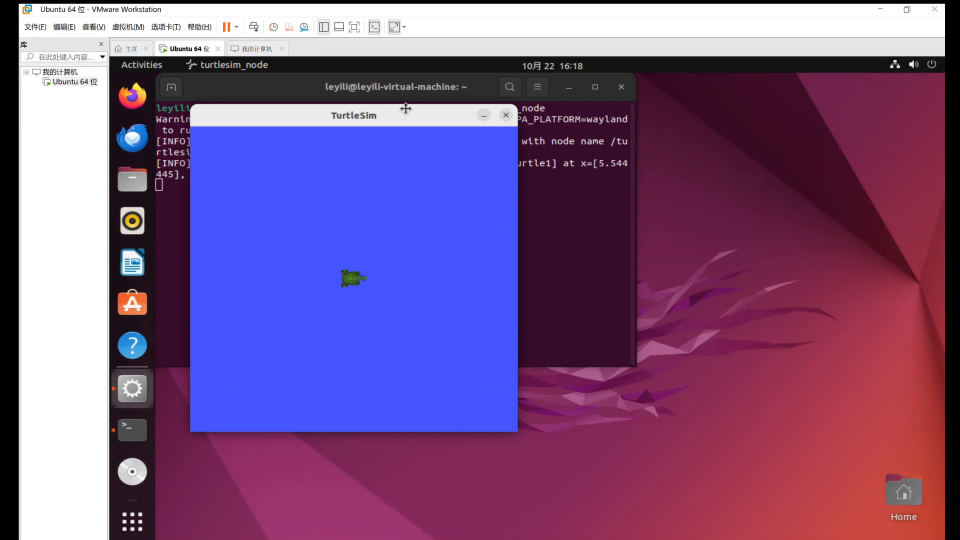
#> input picture frame 91 of Week1/lijian/自证视频.mp4, 1920 x 1080 px, given in place of the camera (shown at 1/2 size)
$ python collect_video.py
#> lines starting #> are read from the running program, lines starting #| are printed output that depends on the picture; after the words box and inside, x2 and y2 are one past the last pixel; in counts of white or black regions, pixels touching at a corner belong together
#打开摄像头预览，按r开始或停止录像，按s保存当前帧，按q或Esc退出
#--device选摄像头编号，--duration 60表示打开后自动录60秒
#视频和截图默认存在videos/raw，文件名带时间，后面可以拿去标注

#兼容开关：让下面函数签名里写的类型注解只当文字看，旧版本 Python 也不报错
from __future__ import annotations

import argparse#解析命令行参数（--duration 60 这种）
import os#判断当前是不是 Windows
import time#取时间、计时
from pathlib import Path#更省心的路径对象，能自动拼目录

import cv2#计算机视觉库：打开摄像头、读写视频、显示窗口

#__file__ 是当前这个脚本的路径，resolve() 变成绝对路径，parents[2] 往上数两级
#从 src/soccer_vision/collect_video.py 往上两级正好是项目根目录
PROJECT_ROOT = Path(__file__).resolve().parents[2]


def stamp() -> str:#生成形如 20261110_204512 的时间串，用作文件名
    return time.strftime("%Y%m%d_%H%M%S")#年-月-日_时-分-秒


def main(argv=None) -> int:#主函数：整个脚本的流程都在这里面
    ap = argparse.ArgumentParser(description="摄像头录视频 / 截图")#创建命令行参数解析器
    #默认 -1：自动从 0 试到 5，哪个能出帧就用哪个；想固定就写 --device 0
    ap.add_argument("--device",type=int,default=-1,help="摄像头编号；-1 表示自动探测，默认自动")
    #后端：auto 先 DSHOW 再 MSMF 再 ANY，某个后端起不来时会自动换下一个
    ap.add_argument("--backend",choices=("auto","dshow","msmf","any"),default="auto",help="摄像头后端，默认 auto")
    ap.add_argument("--width",type=int,default=1280)#期望的视频宽度
    ap.add_argument("--height",type=int,default=720)#期望的视频高度
    ap.add_argument("--fps",type=int,default=30)#期望的帧率：1 秒录多少张图
    ap.add_argument("--duration",type=float,default=0.0,help="自动录多少秒，0 表示手动按 r 控制")
    ap.add_argument("--out-dir",default=str(PROJECT_ROOT / "videos/raw"))#文件存到哪，默认项目根的 videos/raw
    args = ap.parse_args(argv)#真正去读命令行；没传就全用默认值

    out_dir = Path(args.out_dir)#把字符串路径变成 Path 对象
    out_dir.mkdir(parents=True,exist_ok=True)#创建目录；父目录一起建；已存在也不报错

    #先在候选设备上试打开并读几帧，能出帧才算真可用
    def try_open(device, backend):#试开一个「编号+后端」组合
#> called with device = 0, backend = 700
        cap = cv2.VideoCapture(device, backend)#按编号和后端打开
        if not cap.isOpened():#打不开就直接放弃
            cap.release()#立刻释放，避免占住后面的尝试
            return None#None 表示这个组合不行
        for _ in range(3):#连读 3 帧，USB 相机头几帧常是空的
            cap.read()#读掉
#> this loop made 3 passes
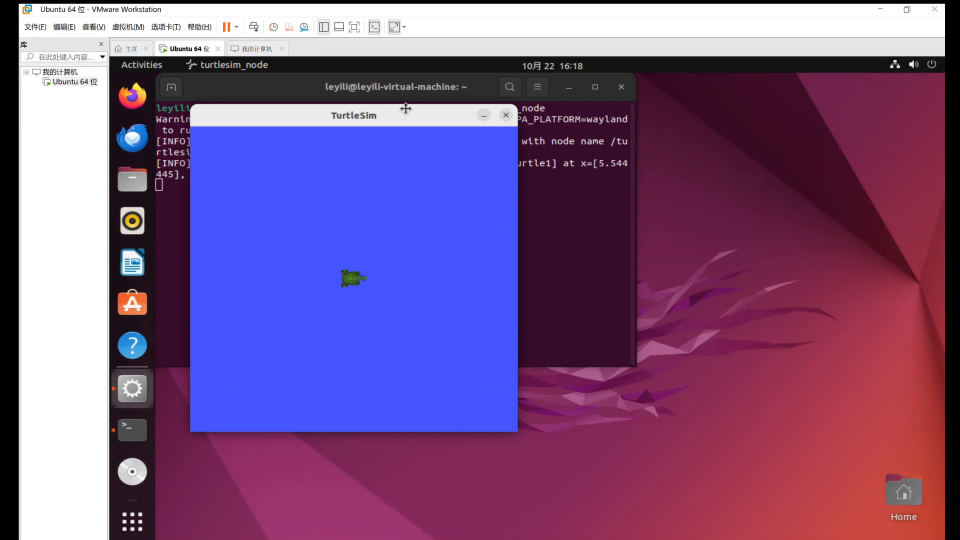
#> input picture frame 91 of Week1/lijian/自证视频.mp4, 1920 x 1080 px, given in place of the camera (shown at 1/2 size)
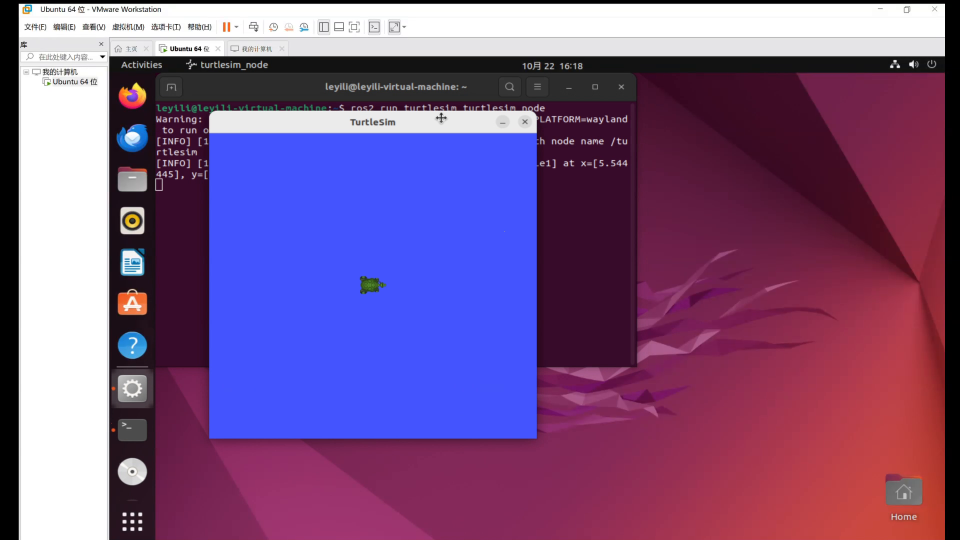
#> input picture frame 92 of Week1/lijian/自证视频.mp4, 1920 x 1080 px, given in place of the camera (shown at 1/2 size)
        ok, frame = cap.read()#再读一帧做判定
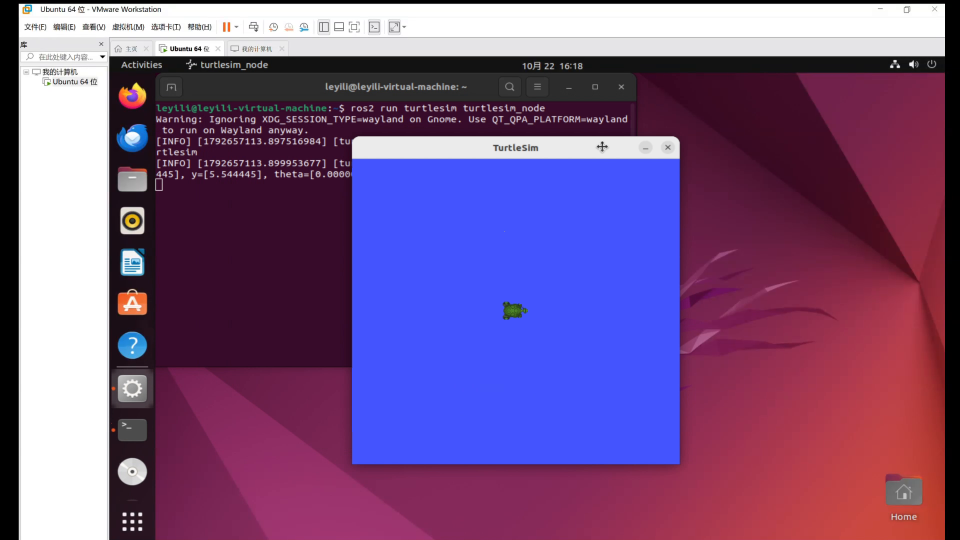
#> input picture frame 94 of Week1/lijian/自证视频.mp4, 1920 x 1080 px, given in place of the camera (shown at 1/2 size)
#> frame is the input picture: shape (1080, 1920, 3); mean B, G, R 132.6, 84.8, 119.6
        if not ok or frame is None:#读不到图
            cap.release()#释放
            return None#这个组合也不行
        return cap#能出帧，返回已打开的句柄

    backend_map = {#后端名字到 OpenCV 常量的映射
        "dshow": (cv2.CAP_DSHOW, "DSHOW"),#Windows 老接口，打开快
        "msmf": (cv2.CAP_MSMF, "MSMF"),#Windows 新接口，兼容性好
        "any": (cv2.CAP_ANY, "ANY"),#让 OpenCV 自己挑
    }
    if args.backend == "auto":#auto 就按顺序都试一遍
        backends = [backend_map["dshow"], backend_map["msmf"], backend_map["any"]]#三种后端依次试
    else:#指定了后端就只用它
        backends = [backend_map[args.backend]]#只保留一个候选

    devices = [args.device] if args.device >= 0 else list(range(0, 6))#没指定编号就试 0-5
    cap = None#最终句柄先置空
    used_device = args.device#记录最后用了哪个编号
    used_backend = ""#记录最后用了哪个后端
    for device in devices:#外层循环：逐个编号
        for backend, backend_name in backends:#内层循环：逐个后端
            print(f"[probe] 试 设备 {device} / {backend_name} …")#告诉用户正在试哪个
            cap = try_open(device, backend)#真正去开
            if cap is not None:#开出帧了
                used_device = device#记下编号
                used_backend = backend_name#记下后端
                break#跳出内层循环
        if cap is not None:#已经成功就不试后面的编号
            break#跳出外层循环

    if cap is None:#所有组合都没成
        print("[error] 所有设备/后端都打不开摄像头")#明确报错
        print("        检查：USB 线是否插紧、相机是否被 OBS/微信/钉钉占用、设备管理器有无黄色感叹号")#给排查方向
        return 2#返回非 0 表示失败
    print(f"[cam] 使用 设备 {used_device} / {used_backend}")#告诉用户实际用的是哪个

    cap.set(cv2.CAP_PROP_FRAME_WIDTH,args.width)#请求摄像头改成这个宽度
    cap.set(cv2.CAP_PROP_FRAME_HEIGHT,args.height)#请求改成这个高度
    cap.set(cv2.CAP_PROP_FPS,args.fps)#请求这个帧率
    #cap.get 取摄像头实际给的分辨率；`or args.width` 是兜底：万一是 0 就用我们期望的值
    real_w = int(cap.get(cv2.CAP_PROP_FRAME_WIDTH) or args.width)
    real_h = int(cap.get(cv2.CAP_PROP_FRAME_HEIGHT) or args.height)
    print(f"[cam] 摄像头 {used_device}（{used_backend}）  {real_w}x{real_h}")#打印实际生效的编号与后端
    if (real_w,real_h) != (args.width,args.height):#元组比较：实际和期望不一样
        print(f"[warn] 实际分辨率 {real_w}x{real_h} 与期望 {args.width}x{args.height} 不同，标定要用实际分辨率")

    #预热：很多 USB 相机刚打开时前十几帧是灰的或全黑的，
    #这里先空读一批丢掉，避免录出来的第一秒是灰屏
    for _ in range(15):#空读 15 帧，不处理
        cap.read()#读掉就扔
#> this loop made 15 passes
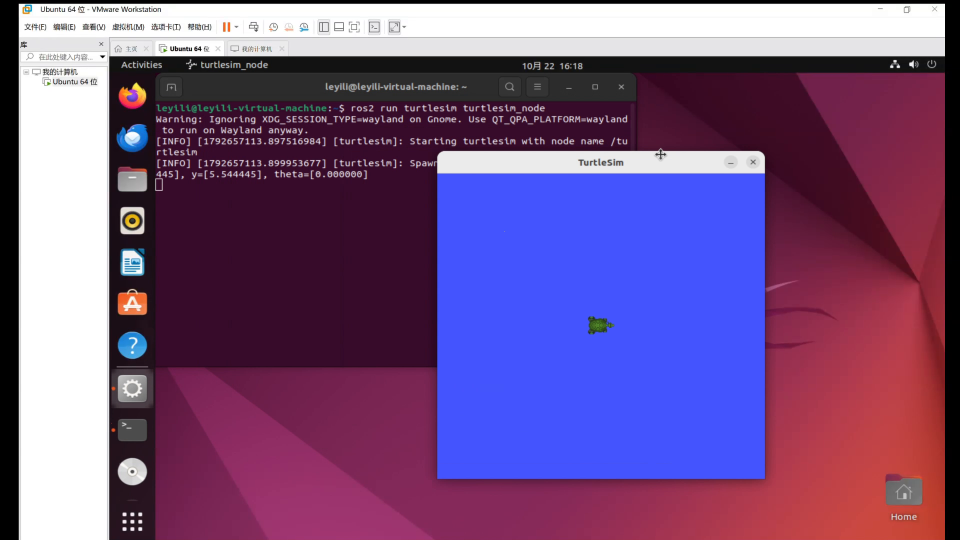
#> input picture frame 96 of Week1/lijian/自证视频.mp4, 1920 x 1080 px, given in place of the camera (shown at 1/2 size)
    ok_probe,probe = cap.read()#再读一帧当样本
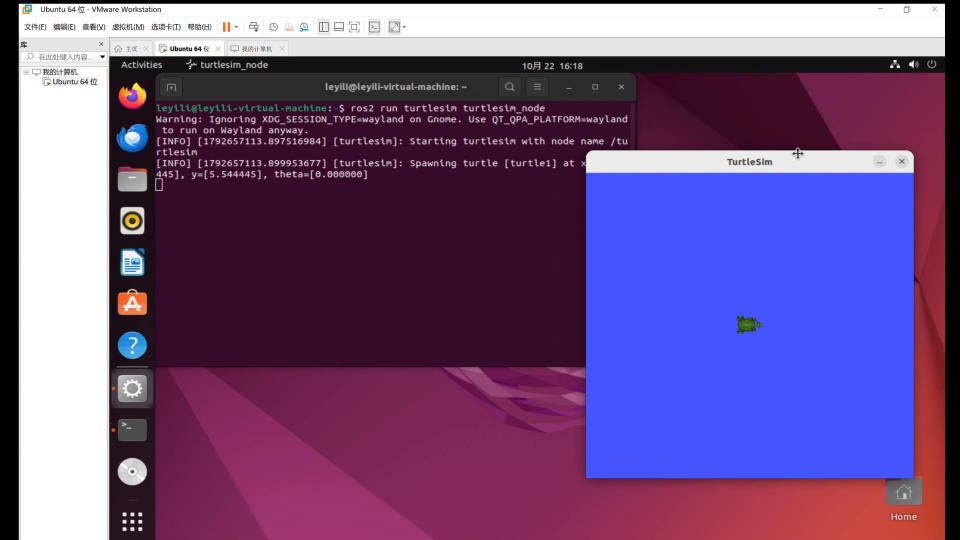
#> input picture frame 110 of Week1/lijian/自证视频.mp4, 1920 x 1080 px, given in place of the camera (shown at 1/2 size)
#> probe is the input picture: shape (1080, 1920, 3); mean B, G, R 130.8, 81.8, 111
    if ok_probe and probe is not None and float(probe.std()) < 3.0:#标准差极小 = 几乎纯色
        print("[warn] 抓到的是纯灰/纯黑画面：先确认镜头盖摘了、相机没被 OBS 虚拟摄像头占用")

    win = f"collect_video  设备{used_device}/{used_backend}  [r]录制 [s]截图 [q]退出"#窗口标题带上实际设备
    fps_nominal = float(cap.get(cv2.CAP_PROP_FPS) or args.fps)#摄像头报的帧率，取不到就用参数
    writer = None#录像对象：None 表示当前没在录
    rec_start = 0.0#这次录制开始的时间点
    frames = 0#这次一共录了多少帧
    shot_count = 0#截图计数，避免同一秒多次截图重名
    auto = args.duration > 0#是否一打开就自动录
    gray_streak = 0#连续多少帧几乎是纯色（判断相机是不是没出图）
    if auto:#自动模式下先提示一句
        print(f"[rec] 自动录制 {args.duration:.0f} 秒 …")

    #打开即开始录（--duration 模式）
    # [20 lines left out: functions start_rec, stop_rec, not called in this run]

    if auto:#自动模式：一进来就开录
        start_rec()

    try:#try 包住主循环，保证最后一定能收尾
        while True:#无限循环，直到按键退出或读帧失败
            ok,frame = cap.read()#读一帧：ok 是成功没，frame 是这一帧图像
            if not ok:#读不到
                print("[warn] 读帧失败，可能是摄像头被别的程序抢了")
                break#跳出循环

            #灰帧检测：连续半秒都是几乎没变化的纯色，说明相机没真正出图
            if float(frame.std()) < 2.0:#标准差极小 = 画面几乎是纯色
                gray_streak += 1#累计
                if gray_streak == 30:#攒够 30 帧（约 1 秒）提醒一次
                    print("[warn] 画面几乎是纯色：检查镜头盖、USB 供电，或换 --device 1 再试")
            else:#正常画面
                gray_streak = 0#清零

            if writer is not None:#正在录制
                writer.write(frame)#把这一帧写进视频文件
                frames += 1#帧数加一
                if auto and time.perf_counter() - rec_start >= args.duration:#自动模式且到了时长
                    print("[rec] 到时间了，自动停止")
                    stop_rec()#停止录制
                    break#退出循环

            view = frame.copy()#复制一份再画字，避免污染要保存的原图
            h = view.shape[0]#shape 是 (高, 宽, 通道数)，[0] 取高度
#> h = 1080
            if writer is not None:#录制中：左上角画红点 + 时长
                cv2.circle(view,(24,24),9,(0,0,255),-1)#圆心(24,24)、半径9、红色、-1表示实心填充
                #putText(图, 文字, 左下角坐标, 字体, 字号, 颜色 BGR, 线宽)
                cv2.putText(view,f"REC {time.perf_counter() - rec_start:5.1f}s",(42,32),
                            cv2.FONT_HERSHEY_SIMPLEX,0.7,(0,0,255),2)
            else:#没在录：显示绿字提示按 r
                cv2.putText(view,"IDLE  press r",(16,32),
                            cv2.FONT_HERSHEY_SIMPLEX,0.7,(0,220,0),2)
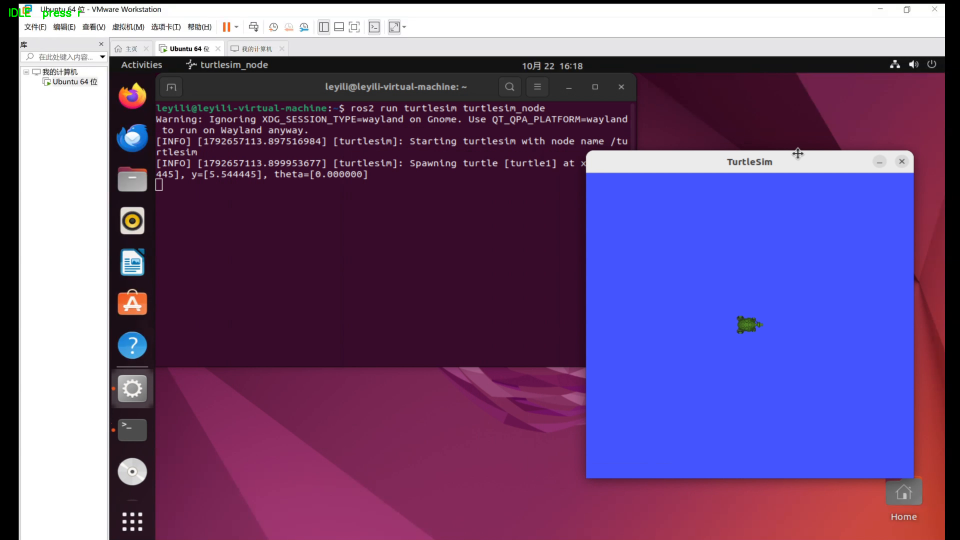
#> view: shape (1080, 1920, 3) (shown at 1/2 size); 0.04% of pixels changed, all inside (x1, y1, x2, y2) = (18, 16, 164, 39)
            #左下角显示分辨率，h-14 让它贴近底边；颜色 (200,200,200) 是浅灰
            cv2.putText(view,f"{real_w}x{real_h}",(16,h - 14),
                        cv2.FONT_HERSHEY_SIMPLEX,0.6,(200,200,200),1)
#> view: shape (1080, 1920, 3); 0.01% of pixels changed, all inside (x1, y1, x2, y2) = (20, 1053, 121, 1067)

            cv2.imshow(win,view)#把画好的画面显示在窗口里
            key = cv2.waitKey(1) & 0xFF#等 1 毫秒看有没有按键；&0xFF 只保留低 8 位
#> (key q is pressed here)
            if key in (27,ord("q")):#27 是 ESC 的键码；ord("q") 把字符 q 变成键码
                break#退出
            if key == ord("r"):#按了 r
                if writer is None:#没在录就开录
                    start_rec()
                else:#正在录就停
                    stop_rec()
            elif key == ord("s"):#按了 s：截图
                shot_count += 1#计数加一
                p = out_dir / f"shot_{stamp()}_{shot_count:02d}.png"#:02d 表示补成两位数字，如 01
                cv2.imwrite(str(p),frame)#把这一帧存成 png 图片
                print(f"[shot] {p}")
    except KeyboardInterrupt:#用户在终端按了 Ctrl+C
        print("\n[cam] Ctrl+C")
    finally:#finally：不管上面怎么退出，这段一定执行
        if writer is not None:#还在录就先保存
            stop_rec()
        cap.release()#释放摄像头，别的程序才能用
        try:#关闭所有窗口可能出错，单独兜住
            cv2.destroyAllWindows()
        except Exception:  # noqa: BLE001              # 任何异常都忽略
            pass#什么都不做

    print(f"[done] 输出目录 {out_dir}")#告诉用户文件在哪
    return 0#返回 0 表示正常结束


#这个判断的意思是：只有直接运行这个文件才执行下面的 main()；
#如果是被别的文件 import 进来，就不要自动跑（避免意外启动摄像头）
if __name__ == "__main__":
    raise SystemExit(main())#用 main 的返回值作为程序的退出码
#> (the program exits here)

$ run again, starting later in the video
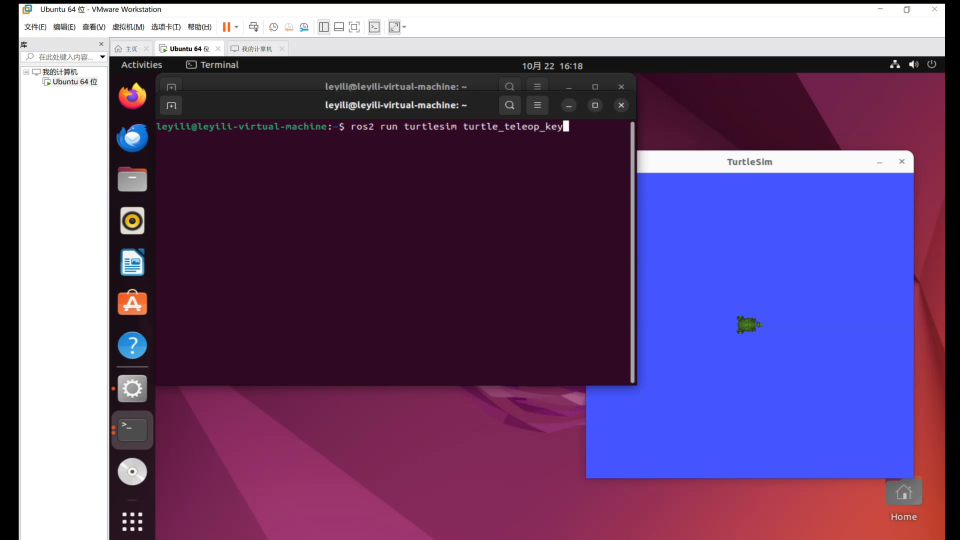
#> input picture frame 731 of Week1/lijian/自证视频.mp4, 1920 x 1080 px, given in place of the camera (shown at 1/2 size)
#> the loop in try_open, `for _ in range(3):#连读 3 帧，USB 相机头几帧常是空的` made 3 passes
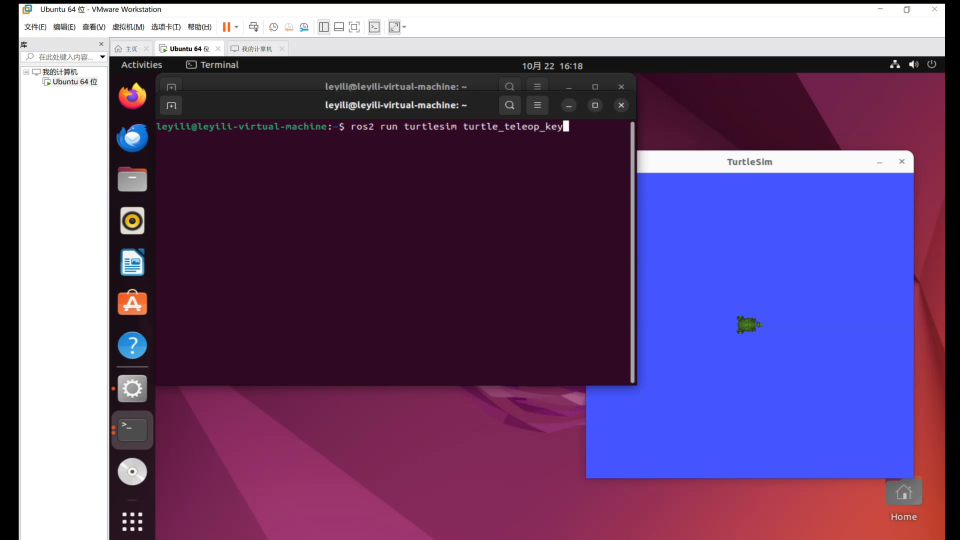
#> input picture frame 731 of Week1/lijian/自证视频.mp4, 1920 x 1080 px, given in place of the camera (shown at 1/2 size)
#> in try_open, frame is the input picture: shape (1080, 1920, 3); mean B, G, R 122.8, 78.4, 106.6
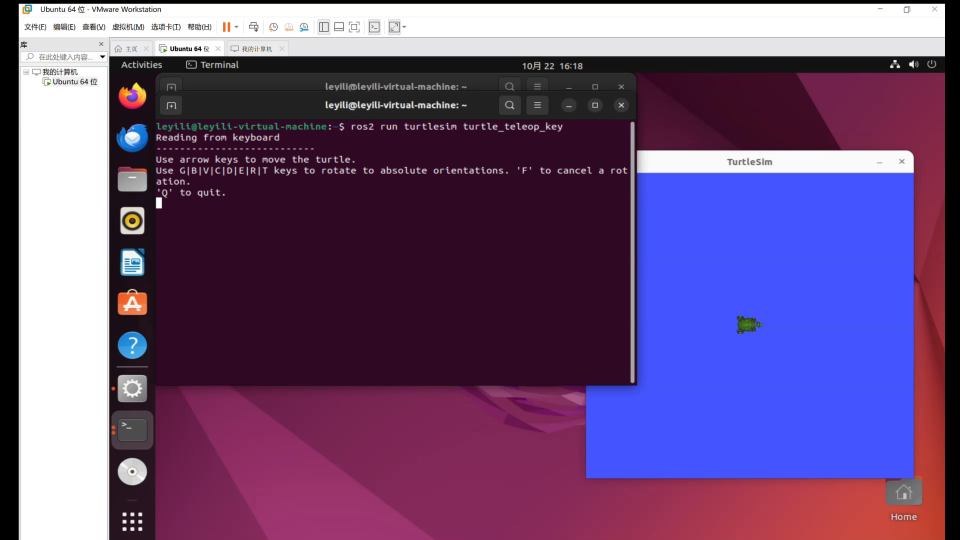
#> input picture frame 751 of Week1/lijian/自证视频.mp4, 1920 x 1080 px, given in place of the camera (shown at 1/2 size)
#> in main, frame is the input picture: shape (1080, 1920, 3); mean B, G, R 123.4, 79, 107.2
#> in main, `cv2.putText(view,"IDLE  press r",(16,32), cv2.FONT_HERSHEY_SIMPLEX,0.7..`:
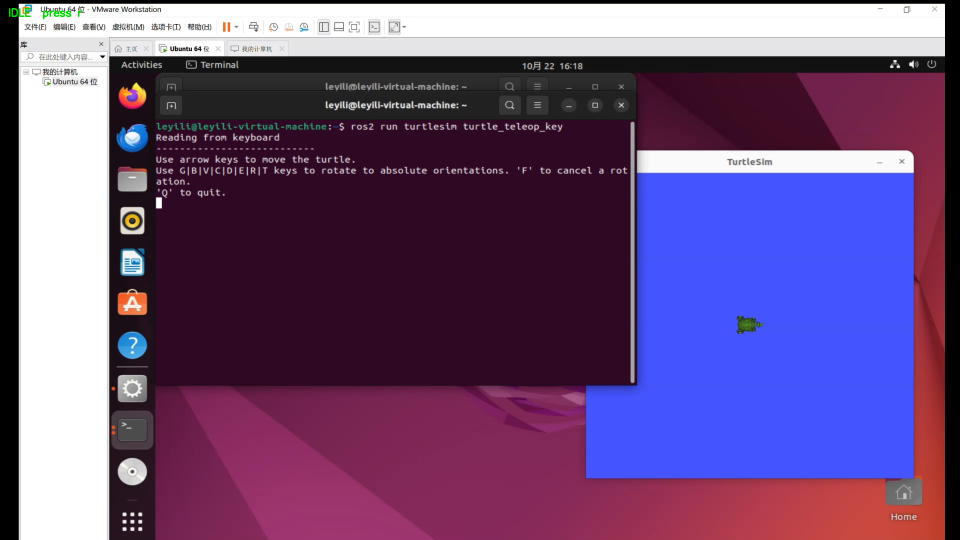
#> view: shape (1080, 1920, 3) (shown at 1/2 size); 0.04% of pixels changed, all inside (x1, y1, x2, y2) = (18, 16, 164, 39)
